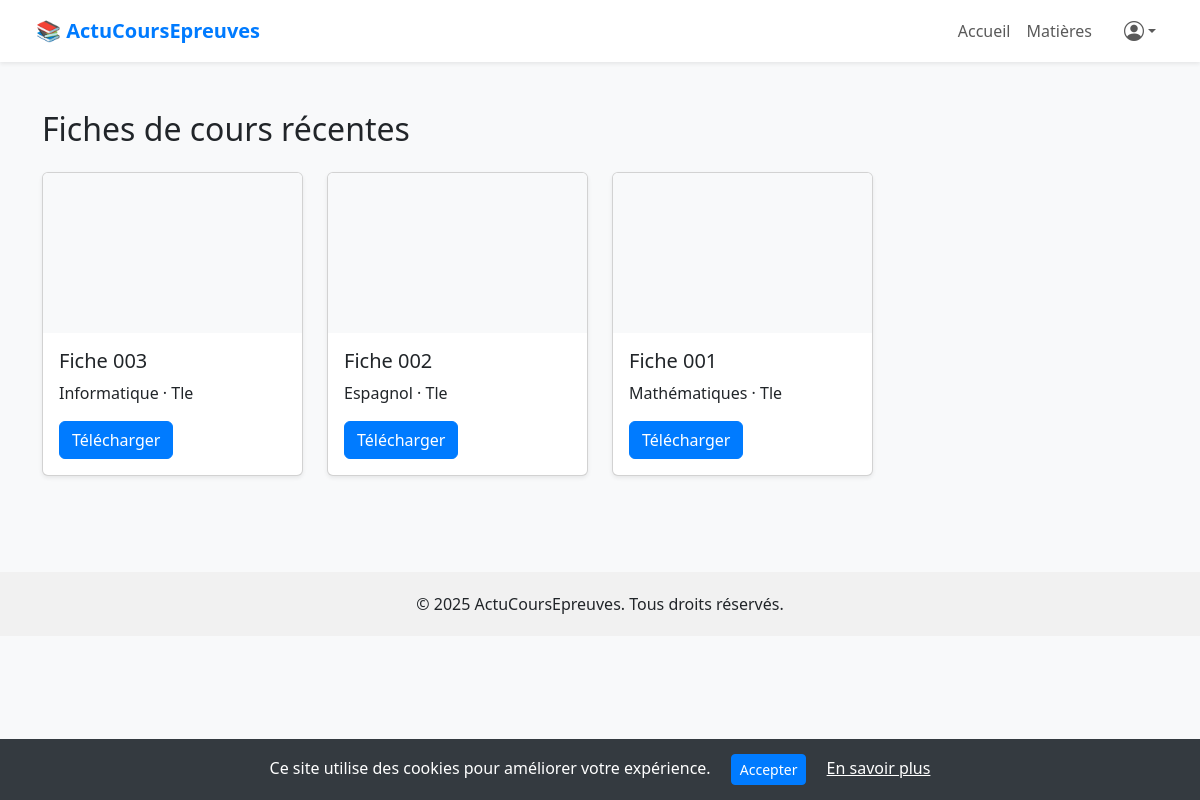
The page /fiches-recentes/ (signed in) on the database its author committed.
### blog/models.py (models this page shows, shortened)
class FicheCours(models.Model):
    titre = models.CharField(max_length=200)
    description = models.TextField(blank=True)
    lien_drive = models.URLField(blank=True, null=True)
    matiere = models.ForeignKey(Matiere, on_delete=models.CASCADE)
    prix = models.DecimalField(max_digits=6, decimal_places=2, default=0.0)
    niveau = models.CharField(max_length=100, choices=NIVEAUX, default='Tle')
    annee = models.PositiveIntegerField()
    created_at = models.DateTimeField(auto_now_add=True)
    telechargements = models.PositiveIntegerField(default=0)
    utilisateurs_telechargeurs = models.ManyToManyField(User, blank=True)

class Matiere(models.Model):
    nom = models.CharField(max_length=100)
    created_at = models.DateTimeField(auto_now_add=True)
    updated_at = models.DateTimeField(auto_now=True)

### blog/views.py (the view)
# urls.py: path('fiches-recentes/', views.fiches_recentes, name='fiches_recentes'),
def fiches_recentes(request):
    fiches = FicheCours.objects.order_by('-created_at')[:10]
    for f in fiches:
        f.icon = get_matiere_icon(f.matiere.nom if f.matiere else "")
    return render(request, 'fiches_recentes.html', {'fiches': fiches})

### blog/utils.py (called while the page is built)
def get_matiere_icon(nom):
    return {
        "Mathématiques": "📐",
        "Physique-Chimie": "⚛️",
        "Français": "📚",
        "SVT": "🔬",
        "Anglais": "🇬🇧",
        "Histoire-Géographie": "🌍",
        "Philosophie": "🤔",
        "EPS": "🏃",
        "Informatique": "💻",
        "Économie": "💰",
        "Technologie": "🔧",
        "Espagnol": "🗣️",
        "Allemand": "🗣️",
        "Arts Appliqués": "🎨",
    }.get(nom, "📘")

### blog/templates/fiches_recentes.html (shortened to what this page needs)
{% extends 'base.html' %}
{% block content %}
<div class="container py-5">
  <h2 class="mb-4">Fiches de cours récentes</h2>
  <div class="row row-cols-1 row-cols-md-2 row-cols-lg-4 g-4">
    {% for fiche in fiches %}
      <div class="col">
        <div class="card h-100 shadow-sm">
          <div class="card-img-top d-flex justify-content-center align-items-center bg-light" style="height: 160px; font-size: 4rem;">
          </div>
          <div class="card-body">
            <h5 class="card-title">{{ fiche.titre }}</h5>
            <p>{{ fiche.matiere.nom }} · {{ fiche.niveau }}</p>
            <div class="d-flex justify-content-between">
              <a href="{% url 'telecharger_fiche' fiche.id %}" class="btn btn-primary">Télécharger</a>
            </div>
          </div>
        </div>
      </div>
    {% empty %}
      <p>Aucune fiche trouvée.</p>
    {% endfor %}
  </div>
</div>
{% endblock %}

### blog/templates/base.html (style rules this page uses)
body { background-color: #f8f9fa; }
.btn-primary { background-color: #007bff; border-color: #007bff; }

### rows shown on the page
FicheCours: titre "Fiche 003", matiere.nom "Informatique", niveau "Tle"
FicheCours: titre "Fiche 002", matiere.nom "Espagnol", niveau "Tle"
FicheCours: titre "Fiche 001", matiere.nom "Mathématiques", niveau "Tle"
